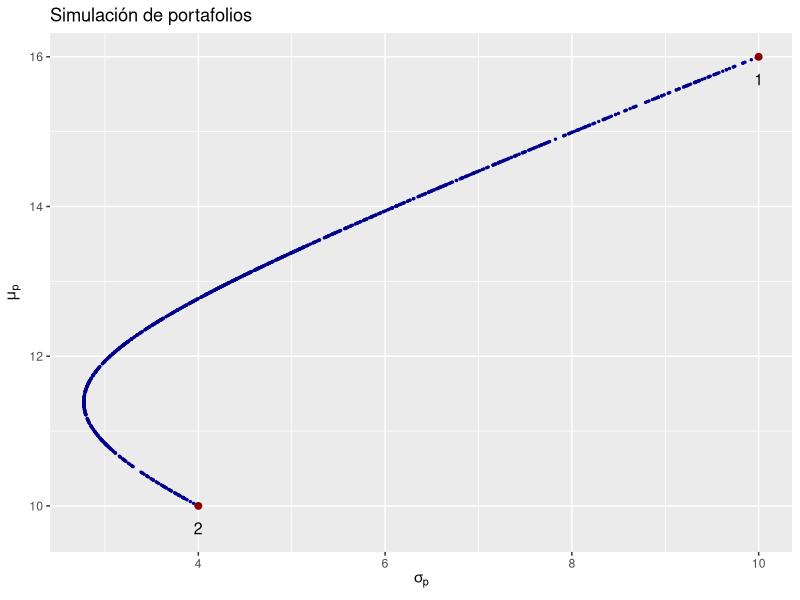
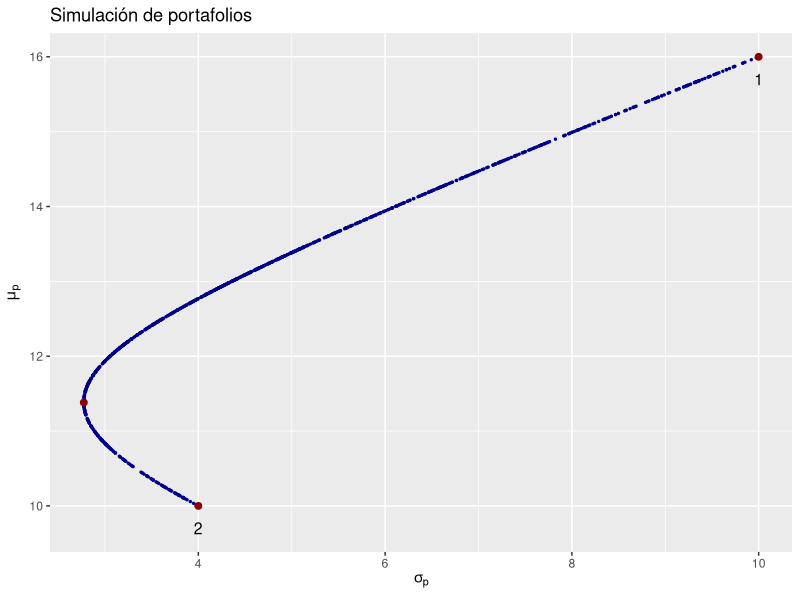

Reproduce these figures in R, in order.
# =========================================================
#     Simulación de portafolios (2025/09/25)
# =========================================================

library(ggplot2)


A <- matrix(runif(2000, min = 0, max = 100), ncol = 2)
W <- A / rowSums(A)
S <- matrix(c(100, -20, -20, 16), 2, 2)
mu <- matrix(c(16, 10), 2); mu

risk <- c()
for (i in 1 : 1000){
  risk[i] <- sqrt(W[i, ] %*% S %*% t(W)[ ,i])
}

mu.p <- mu[1,1] * W[ ,1] + mu[2,1] * W[ ,2]

p <- ggplot(cbind(risk, mu.p), aes(x = risk, y = mu.p)) +
  geom_point(size = 0.5, colour = "blue4") +
  annotate('point', x = 10, y = 16, size = 2, colour = "red4") +
  annotate('point', x = 4, y = 10, size = 2, colour = "red4") +
  annotate('text', x = 10, y = 15.7, label = "1", size = 4) +
  annotate('text', x = 4, y = 9.7, label = "2", size = 4) +
  labs(x = expression(sigma[p]), y = expression(mu[p])) + 
  ggtitle("Simulación de portafolios")

p

min(risk)
which.min(risk)
W[which.min(risk), ]

pp <- p + annotate('point', x = min(risk), y = mu.p[which.min(risk)],
             size = 2, colour = "red4")


print(pp) # Para que me muestre todo al dar "source"
